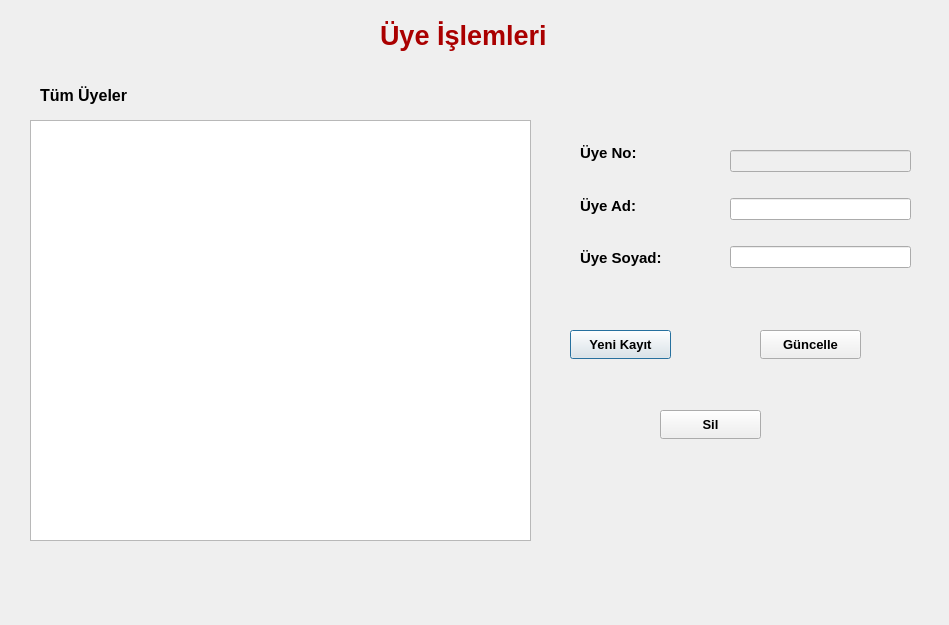
<?xml version="1.0" encoding="UTF-8"?>
<ui version="4.0">
 <class>uye_islemleri</class>
 <widget class="QDialog" name="uye_islemleri">
  <property name="geometry">
   <rect>
    <x>0</x>
    <y>0</y>
    <width>949</width>
    <height>625</height>
   </rect>
  </property>
  <property name="windowTitle">
   <string>Dialog</string>
  </property>
  <widget class="QLabel" name="label">
   <property name="geometry">
    <rect>
     <x>380</x>
     <y>10</y>
     <width>241</width>
     <height>51</height>
    </rect>
   </property>
   <property name="palette">
    <palette>
     <active>
      <colorrole role="WindowText">
       <brush brushstyle="SolidPattern">
        <color alpha="255">
         <red>170</red>
         <green>0</green>
         <blue>0</blue>
        </color>
       </brush>
      </colorrole>
     </active>
     <inactive>
      <colorrole role="WindowText">
       <brush brushstyle="SolidPattern">
        <color alpha="255">
         <red>170</red>
         <green>0</green>
         <blue>0</blue>
        </color>
       </brush>
      </colorrole>
     </inactive>
     <disabled/>
    </palette>
   </property>
   <property name="font">
    <font>
     <pointsize>20</pointsize>
     <bold>true</bold>
    </font>
   </property>
   <property name="text">
    <string>Üye İşlemleri</string>
   </property>
  </widget>
  <widget class="QLabel" name="label_2">
   <property name="geometry">
    <rect>
     <x>40</x>
     <y>80</y>
     <width>131</width>
     <height>31</height>
    </rect>
   </property>
   <property name="font">
    <font>
     <pointsize>12</pointsize>
     <bold>true</bold>
    </font>
   </property>
   <property name="text">
    <string>Tüm Üyeler</string>
   </property>
  </widget>
  <widget class="QTableView" name="uye_tw">
   <property name="geometry">
    <rect>
     <x>30</x>
     <y>120</y>
     <width>501</width>
     <height>421</height>
    </rect>
   </property>
  </widget>
  <widget class="QPushButton" name="kayit_btn">
   <property name="geometry">
    <rect>
     <x>570</x>
     <y>330</y>
     <width>101</width>
     <height>29</height>
    </rect>
   </property>
   <property name="font">
    <font>
     <pointsize>10</pointsize>
     <bold>true</bold>
    </font>
   </property>
   <property name="text">
    <string>Yeni Kayıt</string>
   </property>
  </widget>
  <widget class="QPushButton" name="guncelle_btn">
   <property name="geometry">
    <rect>
     <x>760</x>
     <y>330</y>
     <width>101</width>
     <height>29</height>
    </rect>
   </property>
   <property name="font">
    <font>
     <pointsize>10</pointsize>
     <bold>true</bold>
    </font>
   </property>
   <property name="text">
    <string>Güncelle</string>
   </property>
  </widget>
  <widget class="QPushButton" name="sil_btn">
   <property name="geometry">
    <rect>
     <x>660</x>
     <y>410</y>
     <width>101</width>
     <height>29</height>
    </rect>
   </property>
   <property name="font">
    <font>
     <pointsize>10</pointsize>
     <bold>true</bold>
    </font>
   </property>
   <property name="text">
    <string>Sil</string>
   </property>
  </widget>
  <widget class="QWidget" name="layoutWidget">
   <property name="geometry">
    <rect>
     <x>580</x>
     <y>130</y>
     <width>151</width>
     <height>151</height>
    </rect>
   </property>
   <layout class="QVBoxLayout" name="verticalLayout">
    <item>
     <widget class="QLabel" name="label_3">
      <property name="font">
       <font>
        <pointsize>11</pointsize>
        <bold>true</bold>
       </font>
      </property>
      <property name="text">
       <string>Üye No: </string>
      </property>
     </widget>
    </item>
    <item>
     <widget class="QLabel" name="label_4">
      <property name="font">
       <font>
        <pointsize>11</pointsize>
        <bold>true</bold>
       </font>
      </property>
      <property name="text">
       <string>Üye Ad:</string>
      </property>
     </widget>
    </item>
    <item>
     <widget class="QLabel" name="label_5">
      <property name="font">
       <font>
        <pointsize>11</pointsize>
        <bold>true</bold>
       </font>
      </property>
      <property name="text">
       <string>Üye Soyad:</string>
      </property>
     </widget>
    </item>
   </layout>
  </widget>
  <widget class="QWidget" name="layoutWidget">
   <property name="geometry">
    <rect>
     <x>730</x>
     <y>130</y>
     <width>181</width>
     <height>161</height>
    </rect>
   </property>
   <layout class="QVBoxLayout" name="verticalLayout_2">
    <item>
     <widget class="QLineEdit" name="no_ln">
      <property name="enabled">
       <bool>false</bool>
      </property>
     </widget>
    </item>
    <item>
     <widget class="QLineEdit" name="ad_ln"/>
    </item>
    <item>
     <widget class="QLineEdit" name="soyad_ln"/>
    </item>
   </layout>
  </widget>
 </widget>
 <resources/>
 <connections/>
</ui>
